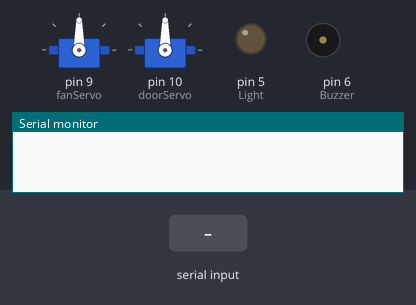
This sketch was run on a simulated Arduino Uno, built with avr-gcc and run on an emulated ATmega328P. Parts: 2 × servo, output pins drawn as LEDs (lit = HIGH), buzzer (waves = sounding, pin HIGH), the last lines printed to the serial monitor. Inputs (shaded band) come from the test bench.

Above: at 1.2 s.
1.3 s: "1" received over Serial
At 2.3 s:
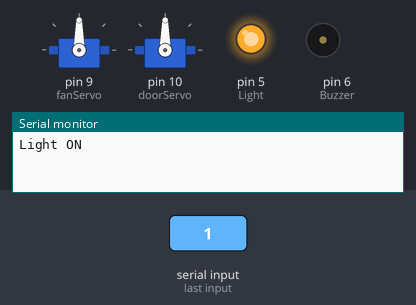
2.8 s: "2" received over Serial
At 3.4 s:
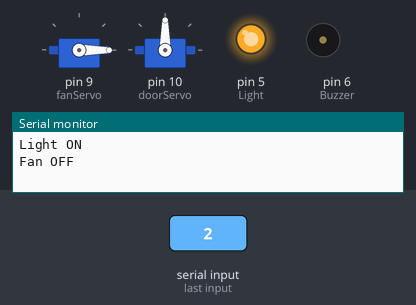
4.3 s: "0" received over Serial
At 4.6 s:
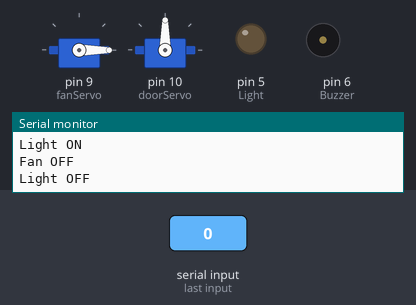
5.8 s: "4" received over Serial
At 6.9 s:
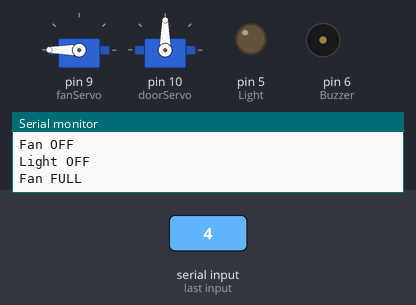
7.3 s: "5" received over Serial
At 8.0 s:
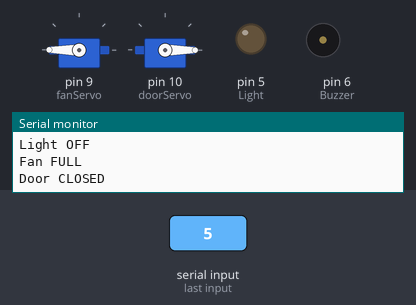
8.8 s: "3" received over Serial
At 9.2 s:
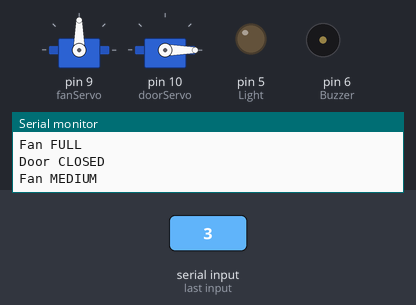
Timing chart, 0 to 11.3 s (numbered marks = the images above; inputs shaded):
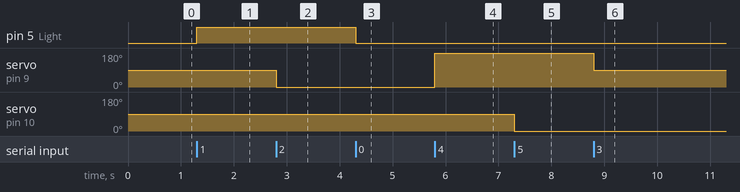

Measured:
- after the input at 1.3 s, pin 5 (Light): LOW → HIGH at once
- after the input at 2.8 s, servo on pin 9 (fanServo): 90° → 0° at once
- after the input at 4.3 s, pin 5 (Light): HIGH → LOW at once
- after the input at 5.8 s, servo on pin 9 (fanServo): 0° → 180° at once
- after the input at 7.3 s, servo on pin 10 (doorServo): 90° → 0° at once
- after the input at 8.8 s, servo on pin 9 (fanServo): 180° → 90° at once

The sketch:

code.ino
```cpp
#include <Servo.h>
Servo fanServo;
Servo doorServo;
char data;
void setup() {
  pinMode(5, OUTPUT);   // Light
  pinMode(6, OUTPUT);   // Buzzer
  fanServo.attach(9);   // Fan
  doorServo.attach(10); // Door
  Serial.begin(9600);
}

void loop() {

  if (Serial.available()) {
    data = Serial.read();
    if (data == '1') {
      digitalWrite(5, HIGH);
      Serial.println("Light ON");
    }
    else if (data == '0') {
      digitalWrite(5, LOW);
      Serial.println("Light OFF");
    }
    else if (data == '2') {
      fanServo.write(0);
      Serial.println("Fan OFF");
    }
    else if (data == '3') {
      fanServo.write(90);
      Serial.println("Fan MEDIUM");
    }
    else if (data == '4') {
      fanServo.write(180);
      Serial.println("Fan FULL");
    }
    else if (data == '5') {
      doorServo.write(0);
      Serial.println("Door CLOSED");
    }
    else if (data == '6') {
      doorServo.write(90);
      Serial.println("Door OPEN");
    }
    else if (data == '7') {
      digitalWrite(6, HIGH);
      Serial.println("Buzzer ON");
    }
    else if (data == '8') {
      digitalWrite(6, LOW);
      Serial.println("Buzzer OFF");
    }
  }
}
```
